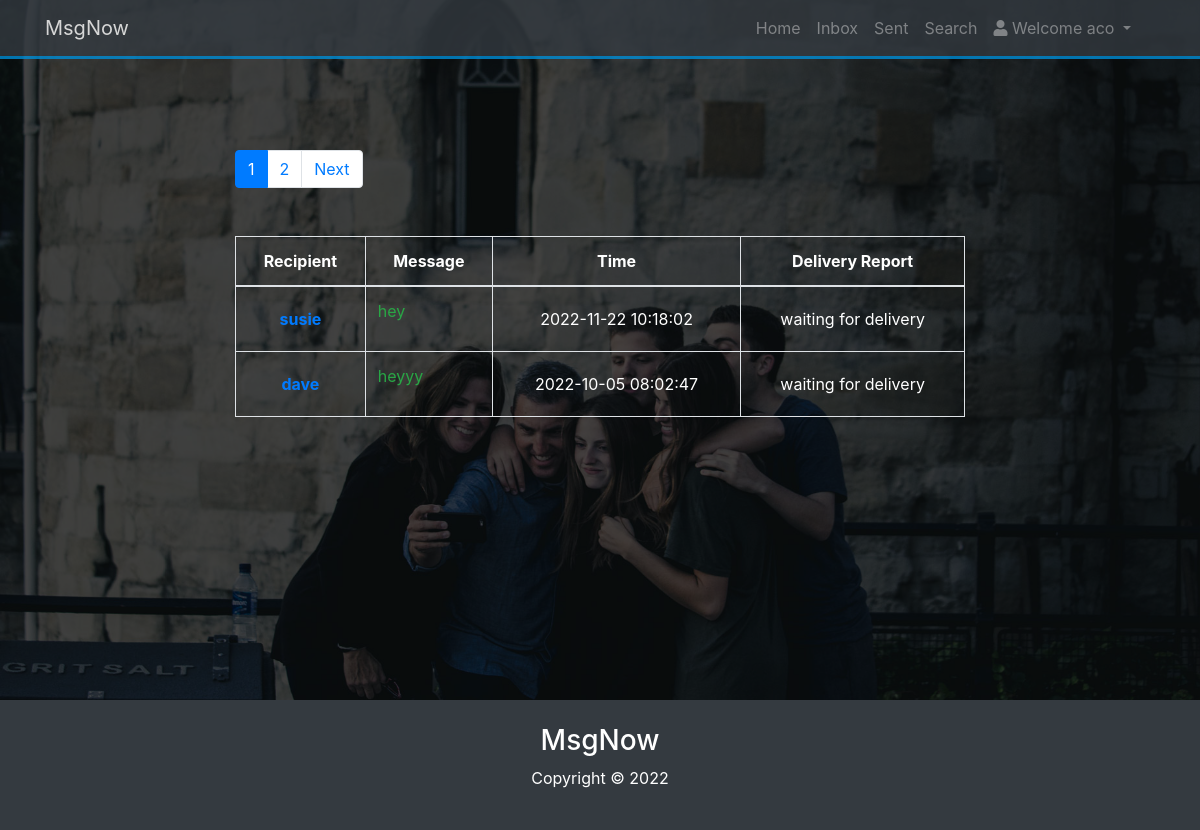
Page /sent.php (signed in) on the earlier database version.
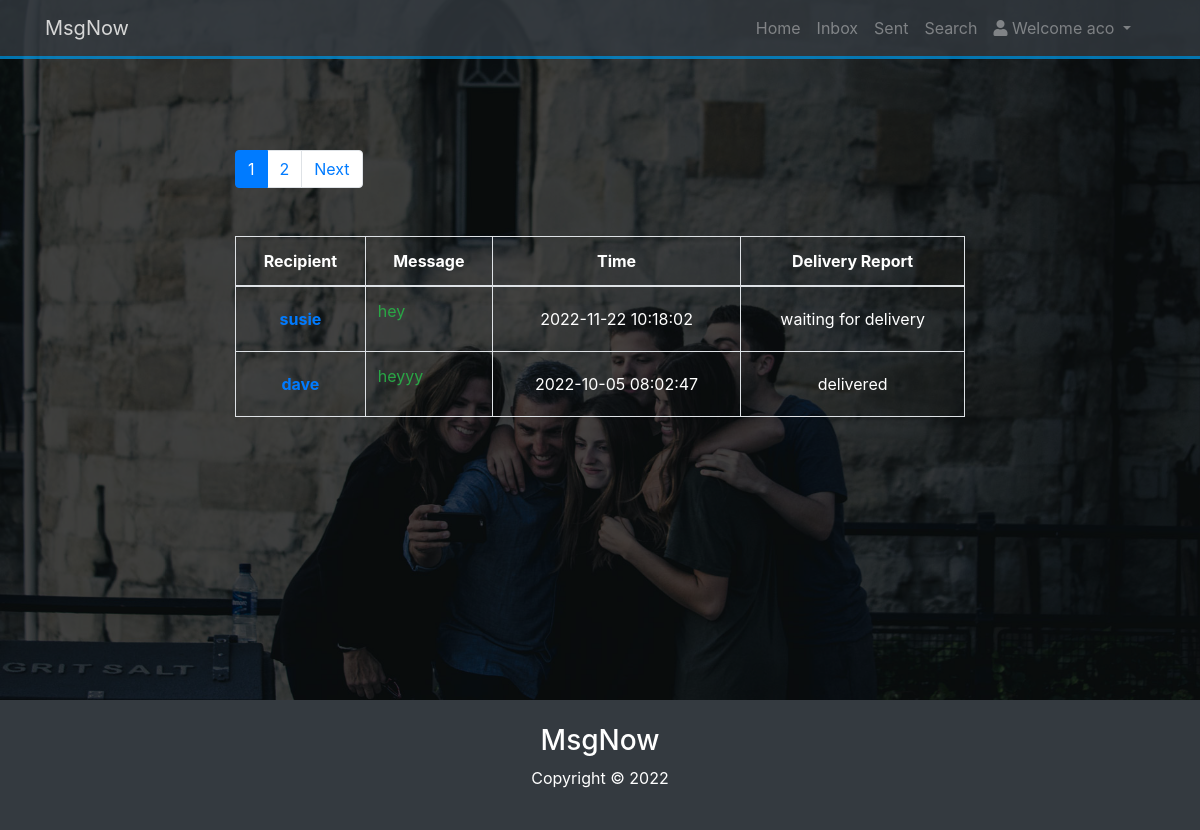
Same page on the later database version.
### tables this page shows
CREATE TABLE IF NOT EXISTS `msg` (
  `id` int(11) NOT NULL AUTO_INCREMENT,
  `sender` varchar(100) NOT NULL,
  `recipient` varchar(100) NOT NULL,
  `msg_text` varchar(100) NOT NULL,
  `time` timestamp NOT NULL DEFAULT CURRENT_TIMESTAMP,
  `sent_msg` tinyint(4) NOT NULL DEFAULT '0',
  `read_msg` tinyint(4) NOT NULL DEFAULT '0',
  PRIMARY KEY (`id`),
  KEY `sender` (`sender`),
  KEY `recipient` (`recipient`)
);

### includes/database.php (called while the page is built, shortened)
<?php
class Database {
    public function __construct($host = DB_HOST,$user = DB_USER,$password = DB_PASS,$base = DB_NAME)
    {
        try{
        $this->conn = new PDO("mysql:host=$host;dbname=$base",$user,$password);
        } catch (PDOException $ex){
            echo "Connection failed: " . $ex->getMessage();
        }
    }
}
$database = new Database();
?>

### sent.php (the view, shortened to what this page needs)
<?php include ("includes/home_header.php");?>
<?php
$user = new User($database);
?>
<table class='table table-bordered mt-5'>
    <thead>
    <tr>
        <th class="text-center align-middle">Recipient</th>
        <th class="text-center align-middle">Message</th>
        <th class="text-center align-middle">Time</th>
        <th class="text-center align-middle">Delivery Report</th>
    </tr>
    </thead>
        <tbody>
        <tr>
            <?php $row = $user->messages_for_current_user_with_pagination('SELECT id,recipient,msg_text,time,read_msg FROM msg WHERE sender = ? ORDER BY time DESC', $user->username);
            if($row){
            foreach($row as $msg){
            ?>
        <tr>
            <td class="text-center align-middle"><strong><a href='thread_from_sent.php?friend=<?php echo $msg->recipient; ?>'><?php echo $msg->recipient; ?></a></strong></td>
            <td><a href="message_from_sent.php?id=<?php echo $msg->id;?>" class="text-success"><?php echo (strlen($msg->msg_text) > 15) ? substr($msg->msg_text, 0, 15) . '...' : $msg->msg_text; ?></a></td>
            <td class="text-center align-middle"><?php echo $msg->time; ?></td>
            <td class="text-center align-middle"><?php echo $msg->read_msg==1?"delivered":"waiting for delivery";  ?></td>
        </tr>
        <?php
    }
        }
    ?>
    </tr>
    </tbody>
</table>
<?php include("includes/home_footer.php"); ?>

### includes/home_header.php (shortened to what this page needs)
<!DOCTYPE html>
<html lang="en">
<head>
    <link rel="stylesheet" href="https://use.fontawesome.com/releases/v5.0.13/css/all.css"
>
    <link rel="stylesheet" href="https://stackpath.bootstrapcdn.com/bootstrap/4.1.1/css/bootstrap.min.css"
>
    <link rel="stylesheet" href="css/style.css">
</head>
<body data-spy="scroll" data-target="#main-nav" id="home">
<nav class="navbar navbar-expand-sm bg-dark navbar-dark fixed-top" id="main-nav">
    <div class="container">
        <a href="<?php echo isset($_SESSION['username'])?'home.php':'index.php' ?>" class="navbar-brand">MsgNow</a>
        <div class="collapse navbar-collapse" id="navbarCollapse">
            <ul class="navbar-nav ml-auto">
                <li class="nav-item">
                    <a href="home.php" class="nav-link">Home</a>
                </li>
                <li class="nav-item">
                    <a href="inbox.php" class="nav-link">Inbox</a>
                </li>
                <li class="nav-item">
                    <a href="sent.php" class="nav-link">Sent</a>
                </li>
                <li class="nav-item">
                    <a href="search.php" class="nav-link">Search</a>
                </li>
                <li>
                    <ul class="navbar-nav ml-auto">
                        <li class="nav-item dropdown mr-3">
                            <a href="#" class="nav-link dropdown-toggle" data-toggle="dropdown">
                                <i class="fas fa-user"></i>  Welcome <?php echo $_SESSION['username']; ?>
                            </a>
                        </li>
                    </ul>
                </li>
            </ul>
        </div>
    </div>
</nav>
<header id="home-section">
    <div class="dark-overlay">
        <div class="home-inner container">
            <div class="row">
                <div class="col-lg-8 offset-md-2">

### includes/user.php (shortened to what this page needs)
<?php
class User {
    public $database;
    public function __construct($data_base)
    {
        $this->database = $data_base;
        $this->username = $_SESSION['username'];
    }
    public function messages_for_current_user_with_pagination($query,$query_variable){
        $stmt = $this->database->conn->prepare($query);
        $stmt->execute(array($query_variable));
        $row = $stmt->fetchAll();
        $total_entries = count($row);
        $perPage = 2;
        if (isset($_GET['page'])) {
            $page = preg_replace('/[^0-9]/', '', $_GET['page']);
        } else {
            $page = 1;
        }
        if($total_entries!==0) {
            $lastPage = ceil($total_entries / $perPage);
            $middleNumbers = '';
            $sub1 = $page - 1;
            $add1 = $page + 1;
            if ($page == 1) {
                $middleNumbers .= '<li class="page-item active"><a class="page-link">' . $page . '</a></li>';
                $middleNumbers .= '<li class="page-item"><a class="page-link" href="' . $_SERVER['PHP_SELF'] . '?page=' . $add1 . '">' . $add1 . '</a></li>';
            } elseif ($page == $lastPage) {
                $middleNumbers .= '<li class="page-item"><a class="page-link" href="' . $_SERVER['PHP_SELF'] . '?page=' . $sub1 . '">' . $sub1 . '</a></li>';
                $middleNumbers .= '<li class="page-item active"><a class="page-link">' . $page . '</a></li>';
            }
            $outputPagination = '';
            $outputPagination .= $middleNumbers;
            if ($page != $lastPage) {
                $next = $page + 1;
                $outputPagination .= '<li class="page-item"><a class="page-link" href="' . $_SERVER['PHP_SELF'] . '?page=' . $next . '">Next</a></li>';
            }
            if(strpos(basename($_SERVER['REQUEST_URI']),'from') == false){
                echo "<div class='text-center' style='clear: both'><ul class='pagination'>{$outputPagination}</ul></div>";
            }
            $limit = 'LIMIT ' . ($page - 1) * $perPage . ',' . $perPage;
            try{
                $stmt2 = $this->database->conn->prepare($query .' '. $limit);
                $stmt2->execute(array($query_variable));
                $row = $stmt2->fetchAll();
                return $row;
            }catch (PDOException $e) {
                echo "Error: " . $e->getMessage();
            }
        }
    }
}
?>

### includes/home_footer.php (shortened to what this page needs)
</div>
</div>
</div>
</header>
<footer id="main-footer" class="bg-dark">
    <div class="container">
        <div class="row">
            <div class="col text-center py-4">
                <h3>MsgNow</h3>
                <p>Copyright &copy;
                    <span id="year"></span>
                </p>
            </div>
        </div>
    </div>
</footer>
</body>
</html>

### css/style.css (style rules this page uses)
body { background: #333; color: #fff; }
.navbar { border-bottom: #008ed6 3px solid; opacity: 0.8; }
#home-section { background: url(../img/home.jpg); background-repeat: no-repeat; background-size: cover; background-attachment: fixed; min-height: 700px; }
#home-section .dark-overlay { position: absolute; top: 0; left: 0; width: 100%; min-height: 700px; background: rgba(0, 0, 0, 0.7); }
#home-section .home-inner { padding-top: 150px; }

Differences in the rows shown:
changed msg "dave": read_msg "waiting for delivery" → "delivered"
